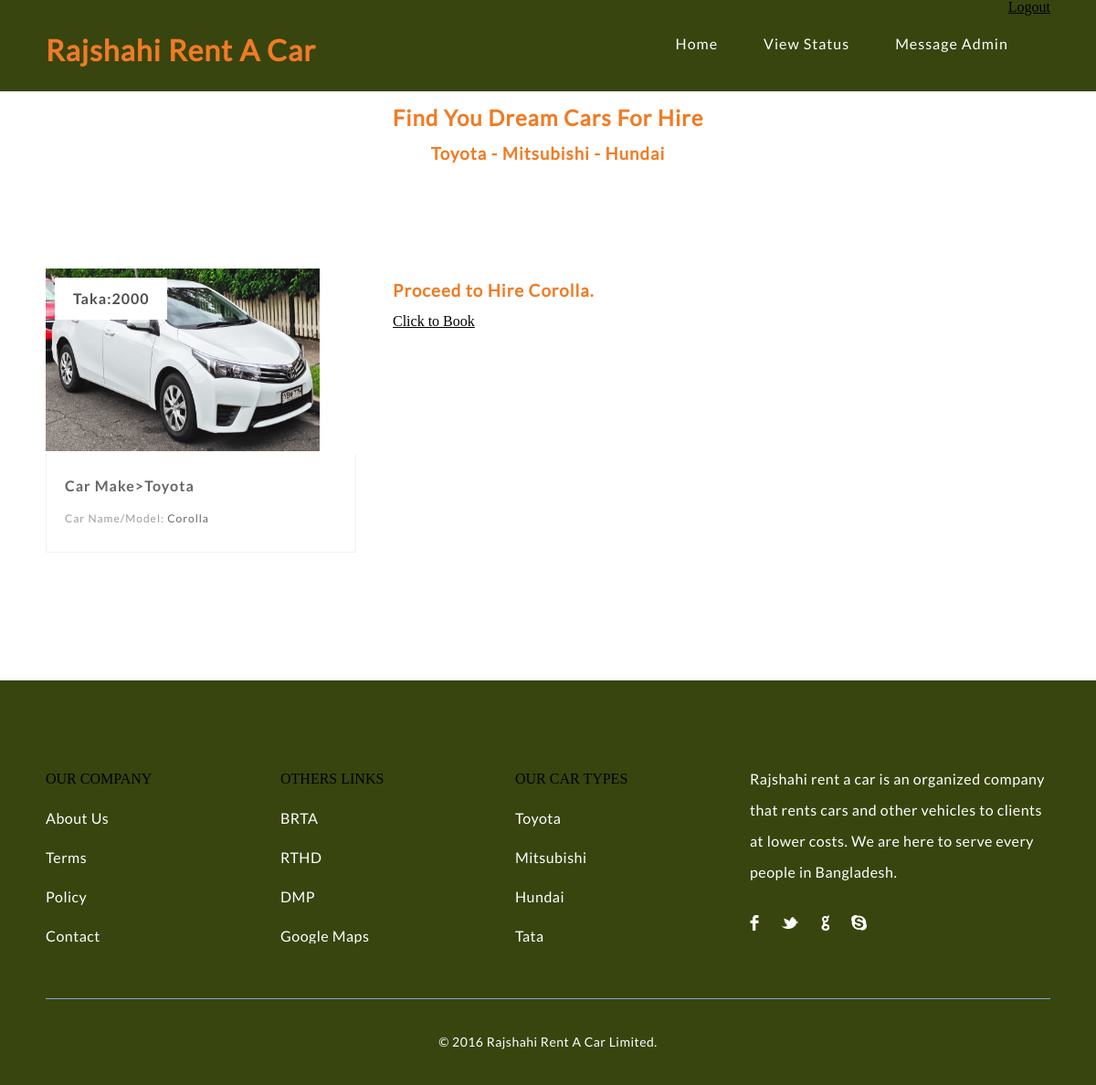
/book_car.php?id=1 (signed in), run on the app's committed database.
### tables this page shows
CREATE TABLE IF NOT EXISTS `cars` (
`car_id` int(11) NOT NULL,
  `car_name` varchar(255) NOT NULL,
  `car_type` varchar(255) NOT NULL,
  `image` text NOT NULL,
  `hire_cost` int(11) NOT NULL,
  `capacity` int(11) NOT NULL,
  `status` varchar(255) NOT NULL
);

### book_car.php (the view, shortened to what this page needs)
<!DOCTYPE html>
<html lang="en">
    <head>
        <link rel="stylesheet" type="text/css" href="css/reset.css">
        <link rel="stylesheet" type="text/css" href="css/main.css">
    </head>
    <body>
        <section class="">
            <?php
            include 'header.php';
            ?>
            <section class="caption">
                <h2 class="caption" style="text-align: center">Find You Dream Cars For Hire</h2>
                <h3 class="properties" style="text-align: center">Toyota - Mitsubishi - Hundai</h3>
            </section>
        </section>
        <section class="listings">
            <div class="wrapper">
                <ul class="properties_list">
                    <?php
                    include 'includes/config.php';
                    $sel = "SELECT * FROM cars WHERE car_id =" . $_GET['id'];
                    $rs = $conn->query($sel);
                    $rws = $rs->fetch_assoc();
                    ?>
                    <li>
                        <a href="book_car.php?carid=<?php echo $rws['car_id'] ?>">
                            <img class="thumb" src="cars/<?php echo $rws['image']; ?>" width="300" height="200">
                        </a>
                        <span class="price"><?php echo 'Taka:' . $rws['hire_cost']; ?></span>
                        <div class="property_details">
                            <h1>
                                <a href="book_car.php?id=<?php echo $rws['car_id'] ?>"><?php echo 'Car Make>' . $rws['car_type']; ?></a>
                            </h1>
                            <h2>Car Name/Model: <span class="property_size"><?php echo $rws['car_name']; ?></span></h2>
                        </div>
                    </li>
                    <h3>Proceed to Hire <?php echo $rws['car_name']; ?>. </h3>
                    <?php
                    if (!$_SESSION['email']) {
                        header('Location: account.php');
                        ?>
                        <?php
                    } else {
                        ?>
                        <a href="pay.php?carid=<?php echo $rws['car_id']; ?>">Click to Book</a>
                        <?php
                    }
                    ?>
                </ul>
            </div>
        </section>
        <div>
            <?php
            include 'footer.php';
            ?>
        </div>
    </body>
</html>

### css/main.css (style rules this page uses)
body { background: #fff; }
.wrapper { max-width: 1100px; margin: 0 auto; position: relative; }
h1, h2, h3, h4, h5 ,h6 { color: #F17B24; font-family: "lato-regular", Helvetica, Arial, sans-serif; letter-spacing: 1px; }
h1 { font-size: 2em; margin: .67em 0 }
h2 { font-size: 1.5em; margin: .75em 0 }
h3 { font-size: 1.17em; margin: .83em 0 }
h1, h2, h3, h4, h5, h6 { font-weight: bolder }
.listings { padding: 100px 0; }
.listings ul.properties_list { list-style: none; overflow: hidden; }
.listings ul.properties_list li { display: block; width: 30.90909090909091%; height: auto; position: relative; float: left; margin: 0 3.636363636363636% 3.636363636363636% 0; }
.listings ul.properties_list li .price { position: absolute; top: 10px; left: 10px; padding: 15px 20px; background: #ffffff; color: #514d4d; font-family: "lato-bold", Helvetica, Arial, sans-serif; font-size: 16px; font-weight: bold; letter-spacing: 1px; }
.listings ul li .property_details { width: 87.64705882352941%; padding: 2.941176470588235% 5.882352941176471% 4.117647058823529% 5.882352941176471%; border-bottom: 1px solid #f2f1f1; border-left: 1px solid #f2f1f1; border-right: 1px solid #f2f1f1; transition: all .2s linear; }
.listings ul li .property_details h1 { color: #666464; font-family: "lato-bold", Helvetica, Arial, sans-serif; font-size: 16px!important; font-weight: bold; margin-bottom: 5px; line-height: 28px; }
.listings ul li .property_details h1 a { text-decoration: none; color: #666464; }
.listings ul li .property_details h2 { color: #9d9d9d; font-family: "lato-regular", Helvetica, Arial, sans-serif; font-size: 12px; line-height: 26px; font-weight: normal; }
.listings ul li .property_details .property_size { color: #676767; }

### data on the page
cars: image (picture), hire_cost "2000", car_type "Toyota", car_name "Corolla"
